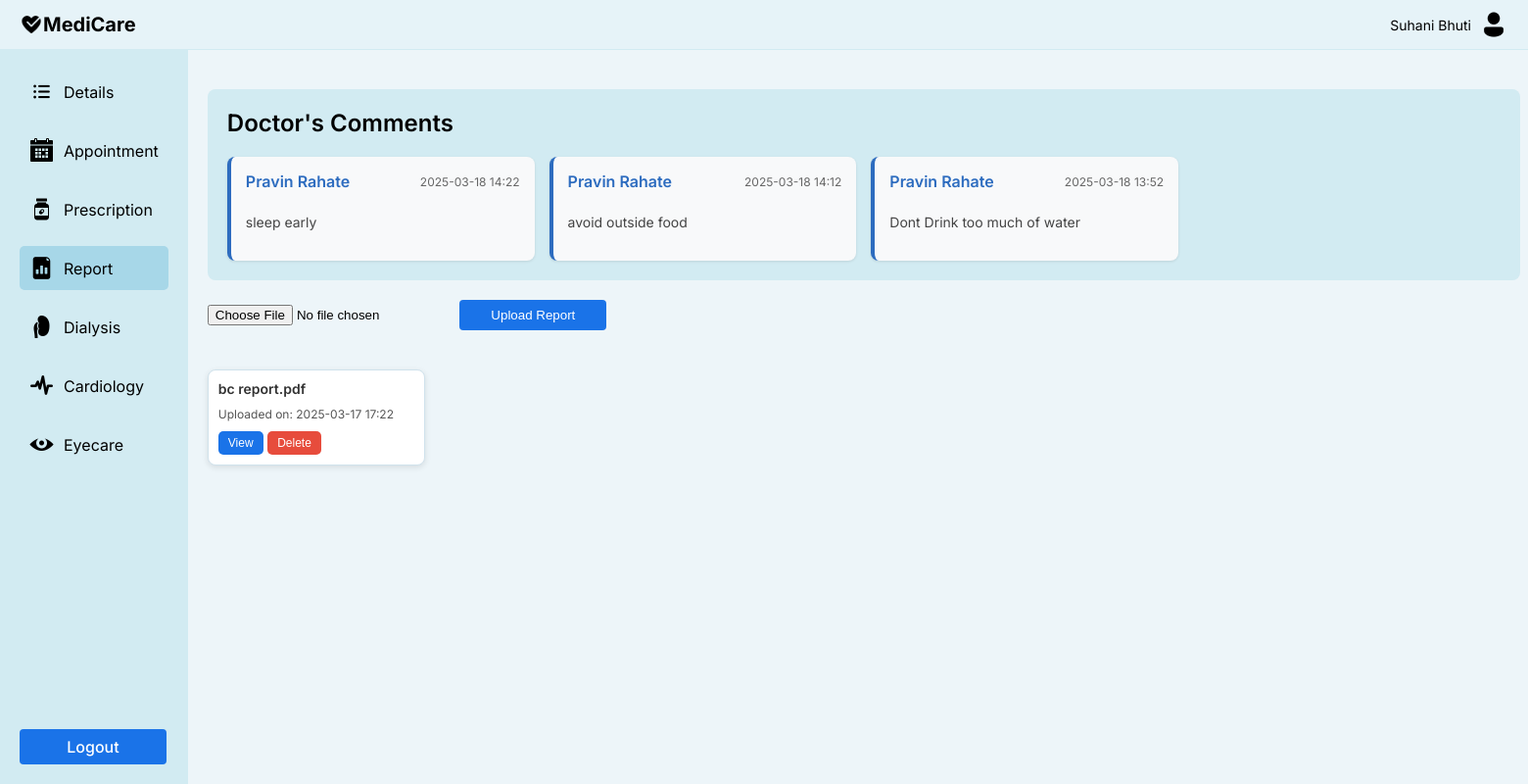
/accounts/p_rep/ (signed in), run on an earlier commit of the app's database.
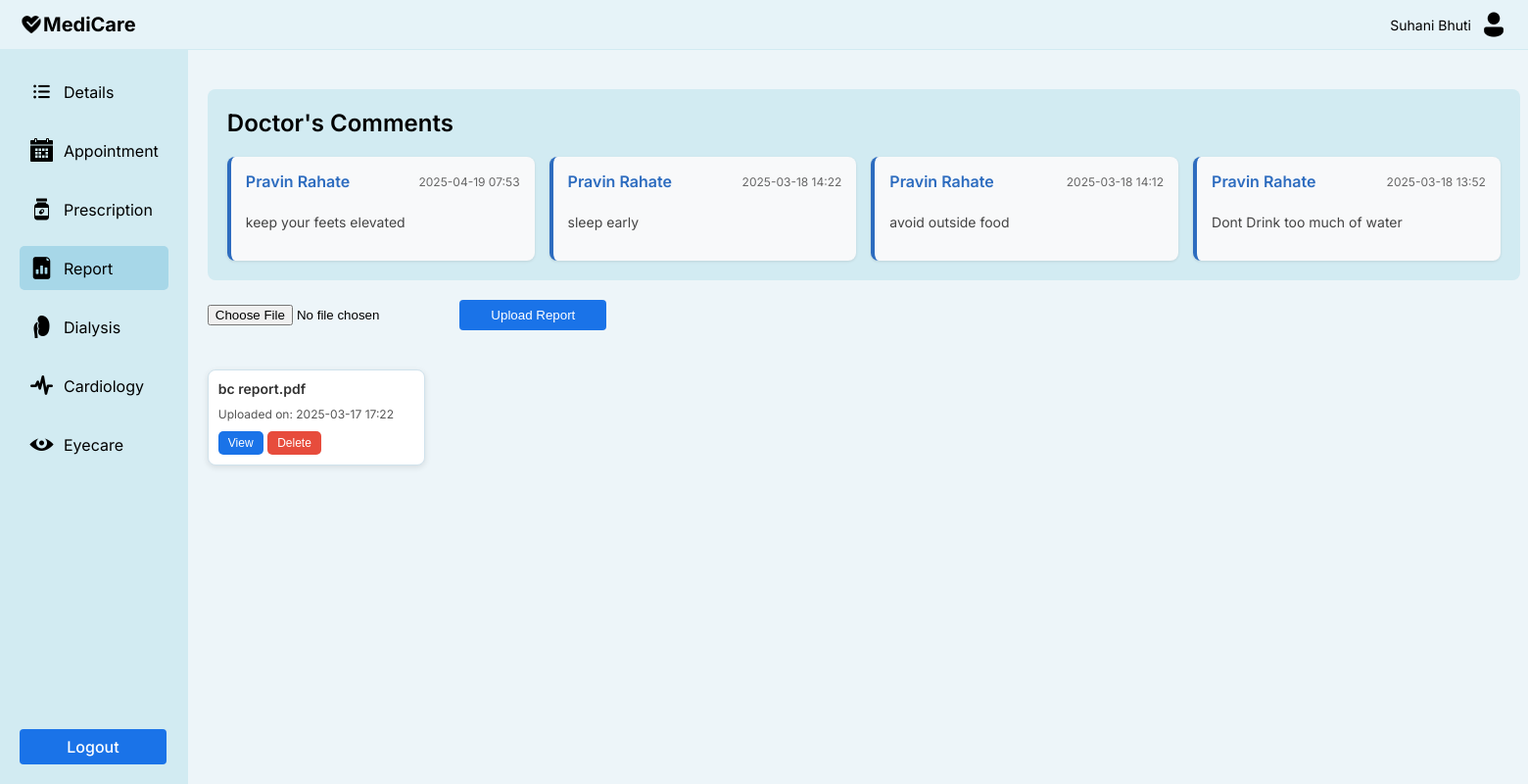
And on a later commit of the database.
### accounts/models.py (models this page shows, shortened)
class DoctorComment(models.Model):
    patient = models.ForeignKey(settings.AUTH_USER_MODEL, on_delete=models.CASCADE, related_name='doctor_comments')
    doctor = models.ForeignKey(settings.AUTH_USER_MODEL, on_delete=models.CASCADE, related_name='comments_given')
    comment = models.TextField()
    commented_at = models.DateTimeField(auto_now_add=True)

class User(AbstractUser):
    PATIENT = 'patient'
    DOCTOR = 'doctor'
    NURSE = 'nurse'
    ADMIN = 'admin'
    ROLE_CHOICES = [
        (PATIENT, 'Patient'),
        (DOCTOR, 'Doctor'),
        (NURSE, 'Nurse'),
        (ADMIN, 'Admin'),
    ]
    role = models.CharField(max_length=10, choices=ROLE_CHOICES, default=PATIENT)

class StaffD(models.Model):
    user = models.OneToOneField(User, on_delete=models.CASCADE, related_name='staff_profile', default=1)
    full_name = models.CharField(max_length=100)
    email = models.EmailField( null=True, blank=True)
    mobile_number = models.CharField(max_length=15)
    gender = models.CharField(max_length=10)
    age = models.PositiveIntegerField()
    department = models.CharField(max_length=50)
    sub_department = models.CharField(max_length=100, default='General')
    specialization = models.CharField(max_length=100)
    qualification = models.CharField(max_length=100)
    years_of_experience = models.CharField(max_length=10)

class PatientReport(models.Model):
    patient = models.ForeignKey(settings.AUTH_USER_MODEL, on_delete=models.CASCADE, related_name='reports')
    file_name = models.CharField(max_length=255)
    file = models.FileField(upload_to='patient_reports/')
    uploaded_at = models.DateTimeField(auto_now_add=True)

### accounts/views.py (the view, shortened to what this page needs)
# urls.py: path('p_rep/', views.p_rep, name='p_rep'),
@login_required
def p_rep(request):
    doctor_comments = DoctorComment.objects.filter(patient=request.user).order_by('-commented_at')
    uploaded_files = PatientReport.objects.filter(patient=request.user)
    form = PatientReportForm()
    comment_form = DoctorCommentForm()
    context = {
        'doctor_comments': doctor_comments,
        'uploaded_files': uploaded_files,
        'form': form,
        'comment_form': comment_form,
    }
    return render(request, 'accounts/p_rep.html', context)

### accounts/forms.py
class PatientReportForm(forms.ModelForm):
    class Meta:
        model = PatientReport
        fields = ['file']

class DoctorCommentForm(forms.ModelForm):
    class Meta:
        model = DoctorComment
        fields = ['comment']

### accounts/context_processors.py (called while the page is built)
def media_url(request):
    return {
        'MEDIA_URL': settings.MEDIA_URL,
    }

### templates/accounts/p_rep.html (shortened to what this page needs)
<!DOCTYPE html>
<html lang="en">
<head>
</head>
<body>
    <div class="container">
        <div class="navbar">
            <a href="#" class="logo">
                <img src="{{ MEDIA_URL }}Heart Health.png" alt="MediCare" width="24" height="24">
                MediCare
            </a>
            <div class="admin-profile">
                <span>{{ request.user.patient_profile.full_name }}</span>
                <img src="{{ MEDIA_URL }}Male User.png" alt="Admin" width="30" height="30">
            </div>
        </div>
        <div class="content">
            <div class="sidebar">
                <a href="{% url 'p_det' %}" class="menu-item"><img src="{{ MEDIA_URL }}Details.png" alt="Appointment Icon"> Details</a>
                <a href="{% url 'p_dash' %}" class="menu-item"><img src="{{ MEDIA_URL }}appointment.png" alt="Appointment Icon"> Appointment</a>
                <a href="{% url 'p_pres' %}" class="menu-item"><img src="{{ MEDIA_URL }}Add Reminder.png" alt="Reminder Icon"> Prescription</a>
                <a href="{% url 'p_rep' %}" class="menu-item active"><img src="{{ MEDIA_URL }}Test Results.png" alt="Report Icon"> Report</a>
                <a href="{% url 'p_dialysis' %}" class="menu-item "><img src="{{ MEDIA_URL }}dialysis.png" alt="Report Icon"> Dialysis</a>
                <a href="{% url 'p_cardio' %}" class="menu-item "><img src="{{ MEDIA_URL }}cardio.png" alt="Report Icon"> Cardiology</a>
                <a href="{% url 'p_eyecare' %}" class="menu-item  "><img src="{{ MEDIA_URL }}eye.png" alt="Report Icon"> Eyecare</a>
                <div class="logout">
                    <a href="{% url "logoutp" %}" class='btn btn-primary'> Logout </a>
                </div>
            </div>
        <main class="main-content">
            <div class="welcome-card">
                <h2>Doctor's Comments</h2>
                <div class="comment-list">
                    {% for comment in doctor_comments %}
                    <div class="comment-card">
                        <div class="comment-header">
                            <span class="comment-doctor">{{ comment.doctor.staff_profile.full_name }}</span>
                            <span class="comment-date">{{ comment.commented_at|date:"Y-m-d H:i" }}</span>
                        </div>
                        <p class="comment-text">{{ comment.comment }}</p>
                    </div>
                    {% empty %}
                    <p>No comments available.</p>
                    {% endfor %}
                </div>
            </div>
            <form method="post" enctype="multipart/form-data">
                <div class="file-upload-section">
                    <input type="file" id="file-upload" name="file" accept=".pdf,.doc,.docx,.jpg,.png">
                    <button type="submit" name="file_submit" class='btn btn-primary'>Upload Report</button>
                </div>
            </form>
            <div class="file-cards" id="file-cards">
                {% for file in uploaded_files %}
                <div class="file-card">
                    <h5>{{ file.file_name }}</h5>
                    <p>Uploaded on: {{ file.uploaded_at|date:"Y-m-d H:i" }}</p>
                    <button onclick="window.open('{{ file.file.url }}', '_blank')">View</button>
                    <form method="post" action="{% url 'delete_report' file.id %}" style="display: inline;">
                        <button type="submit" class="btn-delete">Delete</button>
                    </form>
                </div>
                {% endfor %}
            </div>
        </main>
    </div>
</div>
</body>
</html>

What changed in the data, as far as the page shows it:
added DoctorComment: doctor.staff_profile.full_name "Pravin Rahate", commented_at "2025-04-19 07:53", comment "keep your feets elevated"
